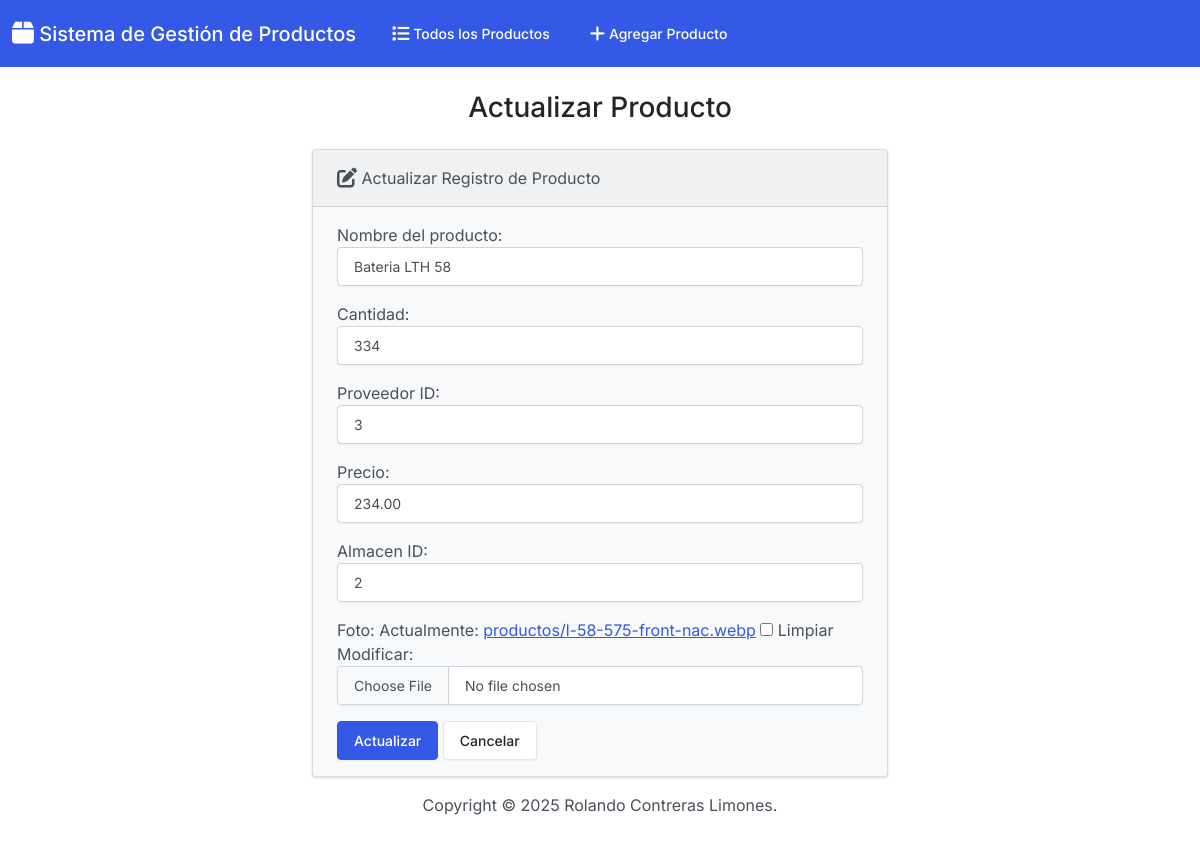
The page /edit/5/ on the database its author committed.
### app_producto/models.py (models this page shows, shortened)
class Producto(models.Model):
    nombre_producto = models.CharField(max_length=50)
    cantidad = models.IntegerField()
    proveedor_id = models.IntegerField()
    precio = models.DecimalField(max_digits=10, decimal_places=2)
    almacen_id = models.IntegerField()
    foto = models.ImageField(upload_to='productos/', null=True, blank=True)

### app_producto/views.py (the view)
# urls.py: path('edit/<int:id>/', views.edit, name='edit'),
def edit(request, id):
  if request.method == 'POST':
    producto = Producto.objects.get(pk=id)
    form = ProductoForm(request.POST, request.FILES, instance=producto)
    if form.is_valid():
      form.save()
      return render(request, 'productos/edit.html', {
        'form': form,
        'success': True
      })
  else:
    producto = Producto.objects.get(pk=id)
    form = ProductoForm(instance=producto)
  return render(request, 'productos/edit.html', {
    'form': form
  })

### app_producto/forms.py
class ProductoForm(forms.ModelForm):
    class Meta:
        model = Producto
        fields = ['nombre_producto', 'cantidad', 'proveedor_id', 'precio', 'almacen_id', 'foto']
        labels = {
            'nombre_producto': 'Nombre del producto',
            'cantidad': 'Cantidad',
            'proveedor_id': 'Proveedor ID',
            'precio': 'Precio',
            'almacen_id': 'Almacen ID',
            'foto': 'Foto'
        }
        widgets = {
            'nombre_producto': forms.TextInput(attrs={'class': 'form-control'}),
            'cantidad': forms.NumberInput(attrs={'class': 'form-control'}),
            'proveedor_id': forms.NumberInput(attrs={'class': 'form-control'}),
            'precio': forms.NumberInput(attrs={'class': 'form-control', 'step': '0.01'}),
            'almacen_id': forms.NumberInput(attrs={'class': 'form-control'}),
            'foto': forms.ClearableFileInput(attrs={'class': 'form-control'}),
        }

### app_producto/templates/productos/edit.html (shortened to what this page needs)
{% extends "productos/base.html" %}
{% block body %}
  <h3 class="text-center m-4">Actualizar Producto</h3>
  {% if success %}
    <div class="alert alert-success" role="alert">
      El producto se actualizó correctamente.
      <a href="{% url 'index' %}" class="alert-link">Ir a la Página Principal.</a>
    </div>
  {% else %}
    <div class="row justify-content-center">
      <div class="col-6">
        <div class="card bg-light mb-3">
          <div class="card-header">
            <i class="fa-solid fa-pen-to-square fa-lg"></i> Actualizar Registro de Producto
          </div>
          <div class="card-body">
            <form action="" method="POST" enctype="multipart/form-data">
              {{ form.as_p }}
              <button type="submit" class="btn btn-primary">Actualizar</button>
              <a href="{% url 'index' %}" class="btn btn-secondary">Cancelar</a>
            </form>
          </div>
        </div>
      </div>
    </div>
  {% endif %}
{% endblock %}

### rows shown on the page
Producto: nombre_producto "Bateria LTH 58", cantidad "334", proveedor_id "3", precio "234.00", almacen_id "2"
